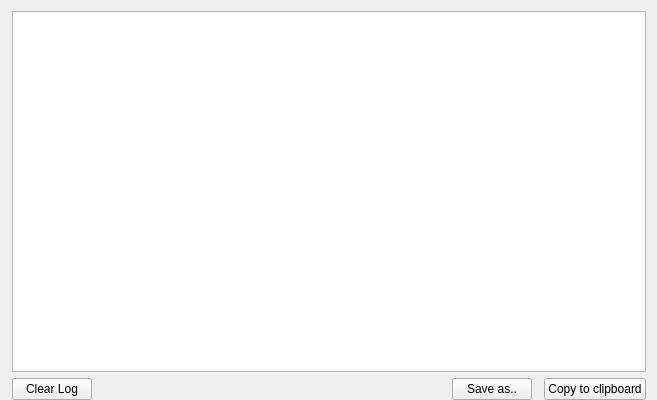
<?xml version="1.0" encoding="UTF-8"?>
<ui version="4.0">
 <class>CWizConsoleDialog</class>
 <widget class="QDialog" name="CWizConsoleDialog">
  <property name="geometry">
   <rect>
    <x>0</x>
    <y>0</y>
    <width>657</width>
    <height>400</height>
   </rect>
  </property>
  <property name="sizePolicy">
   <sizepolicy hsizetype="Fixed" vsizetype="Minimum">
    <horstretch>0</horstretch>
    <verstretch>0</verstretch>
   </sizepolicy>
  </property>
  <property name="windowTitle">
   <string>Consoel</string>
  </property>
  <layout class="QVBoxLayout" name="verticalLayout">
   <property name="leftMargin">
    <number>12</number>
   </property>
   <property name="bottomMargin">
    <number>0</number>
   </property>
   <item>
    <widget class="QTextEdit" name="editConsole">
     <property name="styleSheet">
      <string notr="true"/>
     </property>
     <property name="readOnly">
      <bool>true</bool>
     </property>
    </widget>
   </item>
   <item>
    <layout class="QHBoxLayout" name="horizontalLayout_2">
     <property name="spacing">
      <number>0</number>
     </property>
     <property name="leftMargin">
      <number>0</number>
     </property>
     <item>
      <widget class="QPushButton" name="buttonClear">
       <property name="text">
        <string>Clear Log</string>
       </property>
       <property name="autoDefault">
        <bool>false</bool>
       </property>
       <property name="flat">
        <bool>false</bool>
       </property>
      </widget>
     </item>
     <item>
      <spacer name="horizontalSpacer">
       <property name="orientation">
        <enum>Qt::Horizontal</enum>
       </property>
       <property name="sizeHint" stdset="0">
        <size>
         <width>128</width>
         <height>20</height>
        </size>
       </property>
      </spacer>
     </item>
     <item>
      <layout class="QHBoxLayout" name="horizontalLayout">
       <item>
        <widget class="QPushButton" name="btnSaveAs">
         <property name="text">
          <string>Save as..</string>
         </property>
         <property name="autoDefault">
          <bool>false</bool>
         </property>
        </widget>
       </item>
       <item>
        <spacer name="horizontalSpacer_2">
         <property name="orientation">
          <enum>Qt::Horizontal</enum>
         </property>
         <property name="sizeType">
          <enum>QSizePolicy::Fixed</enum>
         </property>
         <property name="sizeHint" stdset="0">
          <size>
           <width>12</width>
           <height>20</height>
          </size>
         </property>
        </spacer>
       </item>
       <item>
        <widget class="QPushButton" name="btnCopyToClipboard">
         <property name="sizePolicy">
          <sizepolicy hsizetype="Preferred" vsizetype="Fixed">
           <horstretch>0</horstretch>
           <verstretch>0</verstretch>
          </sizepolicy>
         </property>
         <property name="text">
          <string>Copy to clipboard</string>
         </property>
         <property name="autoDefault">
          <bool>false</bool>
         </property>
         <property name="default">
          <bool>false</bool>
         </property>
        </widget>
       </item>
      </layout>
     </item>
    </layout>
   </item>
  </layout>
 </widget>
 <resources/>
 <connections/>
</ui>
